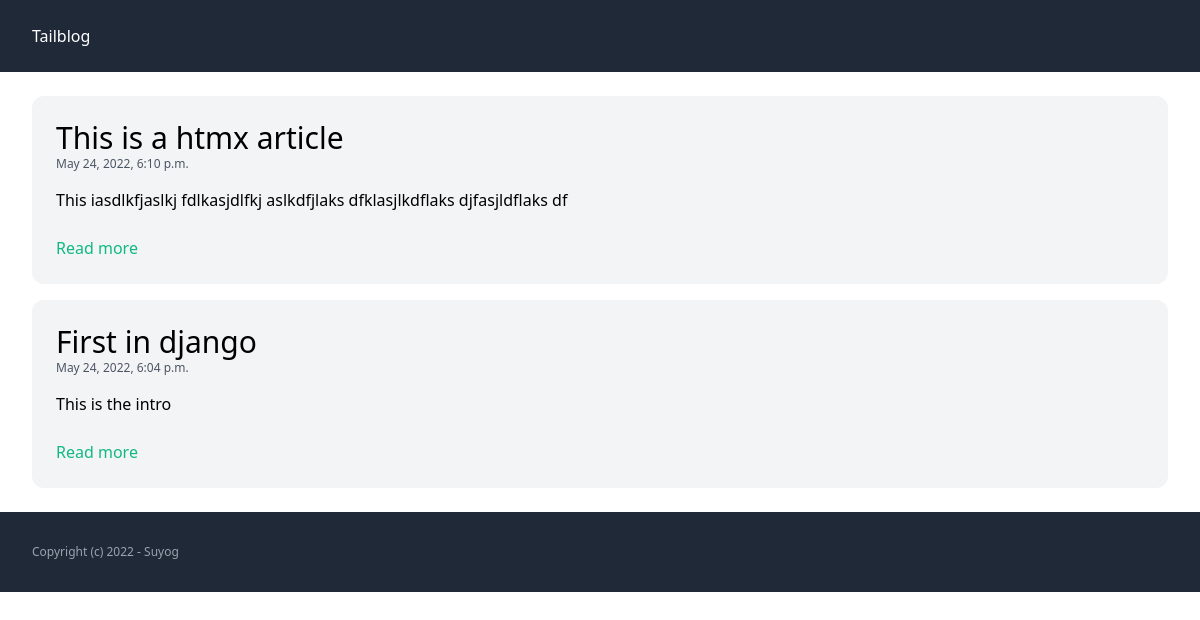
The page / on the database its author committed.
### post/models.py (models this page shows, shortened)
class Post(models.Model):
    category = models.ForeignKey(Category, related_name='posts', on_delete=models.CASCADE)
    title = models.CharField(max_length=255)
    slug = models.SlugField(max_length=255)
    intro = models.TextField()
    body = models.TextField()
    created_at = models.DateTimeField(auto_now_add=True)
    class Meta:
        ordering = ('-created_at', )

### post/views.py (the view)
# urls.py: path('', views.frontpage, name='frontpage'),
def frontpage(request):
    posts = Post.objects.all()
    return render(request, 'post/frontpage.html', {'posts': posts})

### post/templates/post/frontpage.html
{% extends 'post/base.html' %}
{% block content %}
<div class="space-y-4">
    {% for post in posts %}
        <article class="p-6 bg-gray-100 rounded-xl">
            <h2 class="text-3xl">{{ post.title }}</h2>
            <span class="mb-4 block text-xs text-gray-600">{{ post.created_at }}</span>
            <p class="mb-6">{{ post.intro }}</p>
            <a href="{% url 'post_detail' post.slug %}" class="text-emerald-500">Read more</a>
        </article>
    {% endfor %}
</div>
{% endblock %}

### rows shown on the page
Post: title "This is a htmx article", created_at "May 24, 2022, 6:10 p.m.", intro "This iasdlkfjaslkj fdlkasjdlfkj aslkdfjlaks dfklasjlkdflaks djfasjldflaks df"
Post: title "First in django", created_at "May 24, 2022, 6:04 p.m.", intro "This is the intro"
